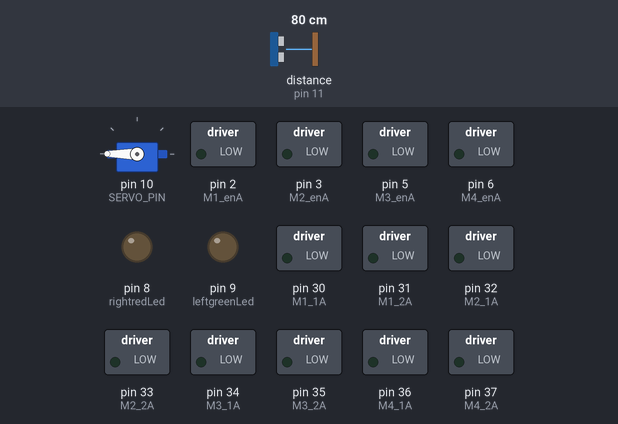
Bench run of a sketch on a simulated Arduino Mega 2560, built with avr-gcc and run on an emulated ATmega2560. On the bench: servo, switched loads named in the sketch (green lamp = pin HIGH), output pins drawn as LEDs (lit = HIGH). Wiring (inferred from the names in the program): ultrasonic range finder: trigger pin 12; echo pin 11. The inputs (shaded band) are chosen by the test bench; at power-on: distance to the obstacle (sensor on pin 11) 80 cm. The echo pulse lasts 58.3 µs per cm; pins used as bus, display or sensor lines are not drawn; what the sketch prints to the serial monitor is not drawn.

Above: at 1.7 s.
1.8 s: distance to the obstacle (sensor on pin 11) set to 56 cm
4.5 s: distance to the obstacle (sensor on pin 11) set to 45 cm
At 6.1 s:
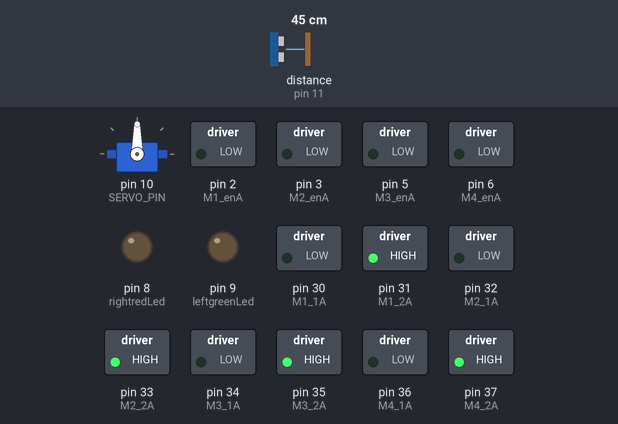
7.7 s: distance to the obstacle (sensor on pin 11) set to 60 cm
At 10.8 s:
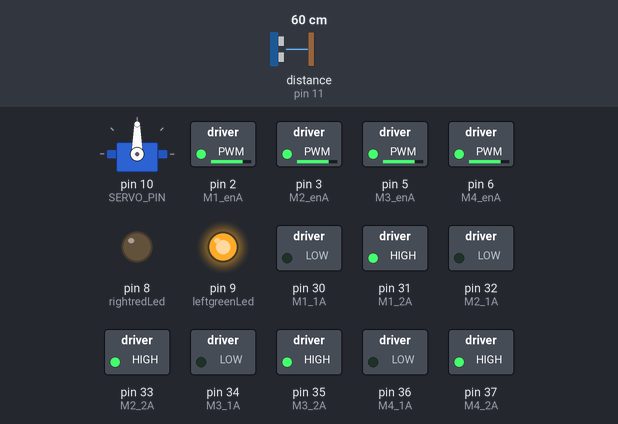
10.9 s: distance to the obstacle (sensor on pin 11) set to 2 cm
At 11.28 s:
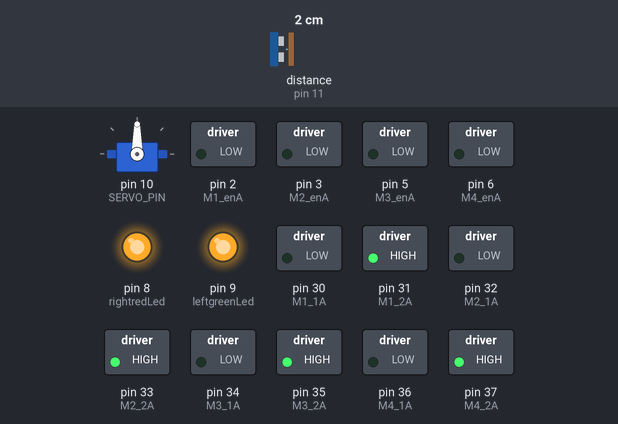
Timing chart, 0 to 15.1 s (numbered marks = the images above; inputs shaded):
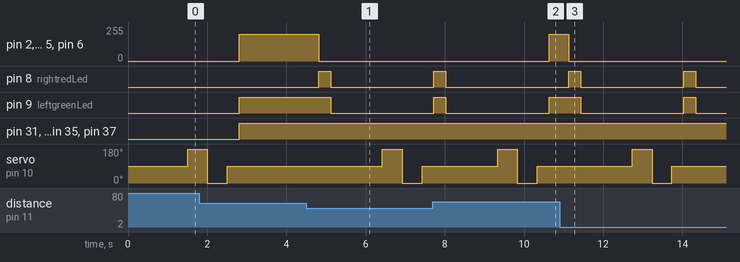

Measured:
- the behaviour switches between 51 and 50 cm on distance to the obstacle (sensor on pin 11) (found by bisection; images 0 and 1)
- after the input at 4.5 s, pin 2 (M1_enA), pin 3 (M2_enA), pin 5 (M3_enA), pin 6 (M4_enA): 200/255 → 0/255 after 0.32 s; pin 8 (rightredLed): LOW → HIGH after 0.32 s, → LOW 0.30 s later; pin 9 (leftgreenLed): HIGH → LOW after 0.62 s; servo on pin 10 (SERVO_PIN): 90° → 180° after 1.9 s, → 0° 0.50 s later, → 90° 0.50 s later
- after the input at 7.7 s, pin 2 (M1_enA), pin 3 (M2_enA), pin 5 (M3_enA), pin 6 (M4_enA): 0/255 → 200/255 after 2.9 s
- after the input at 10.9 s, pin 2 (M1_enA), pin 3 (M2_enA): 200/255 → 0/255 after 0.23 s

The sketch:

Ultrasonic_ServoObstacleAvoidance.ino
```cpp
#include <SharpIR.h>   // Library for Sharp IR sensor (not used directly in this sketch but included)
#include <Servo.h>     // Library to control the servo motor

// Variables for ultrasonic sensor measurements
long duration;           // Stores time for ultrasonic echo pulse
float duration_f;        // Floating-point version of duration
float distance_cm;       // Distance calculated in centimeters

// Define pins
#define SERVO_PIN 10        // Servo motor pin
#define MAX_DISTANCE 200    // Max distance (cm) for ultrasonic sensing
#define STOP_DISTANCE 50    // Stop robot if obstacle is closer than this

Servo myservo;   // Create Servo object to control the scanning servo

// LED indicators
const int leftgreenLed = 9;   // Green LED pin
const int rightredLed = 8;    // Red LED pin

// Ultrasonic sensor pins
const int trigPin = 12;       // Ultrasonic trigger pin
const int echoPin = 11;       // Ultrasonic echo pin

// Motor driver pins for 4 motors (M1, M2, M3, M4)
int M1_enA = 2;  int M1_1A = 30;  int M1_2A = 31;
int M2_enA = 3;  int M2_1A = 32;  int M2_2A = 33;
int M3_enA = 5;  int M3_1A = 34;  int M3_2A = 35;
int M4_enA = 6;  int M4_1A = 36;  int M4_2A = 37;

int pos;              // Current servo position
int previous_pos;     // Previous servo position (not used here but declared)

// Timing and logic flags
unsigned long startTime = 0;
bool obstacleDetected = false;
bool initialScanDone = false;

void setup() {
  Serial.begin(9600);       // Initialize serial monitor
  pinMode(trigPin, OUTPUT);
  pinMode(echoPin, INPUT);

  myservo.attach(SERVO_PIN);   // Attach servo to pin
  delay(500);

  // Set motor driver pins as outputs
  pinMode(M1_enA, OUTPUT); pinMode(M1_1A, OUTPUT); pinMode(M1_2A, OUTPUT);
  pinMode(M2_enA, OUTPUT); pinMode(M2_1A, OUTPUT); pinMode(M2_2A, OUTPUT);
  pinMode(M3_enA, OUTPUT); pinMode(M3_1A, OUTPUT); pinMode(M3_2A, OUTPUT);
  pinMode(M4_enA, OUTPUT); pinMode(M4_1A, OUTPUT); pinMode(M4_2A, OUTPUT);

  // LED indicators as outputs
  pinMode(leftgreenLed, OUTPUT);
  pinMode(rightredLed, OUTPUT);
}

void loop() {
  // Trigger ultrasonic pulse
  delay(500);
  digitalWrite(trigPin, LOW);
  delayMicroseconds(2);
  digitalWrite(trigPin, HIGH);
  delayMicroseconds(10);
  digitalWrite(trigPin, LOW);

  // Measure echo pulse duration
  duration = pulseIn(echoPin, HIGH);
  duration_f = duration * 1.0;
  distance_cm = duration * 0.0343 / 2;  // Convert to cm

  // Perform initial scanning sweep with servo
  if (!initialScanDone) {
    Serial.println("Performing obstacle scan...");

    pos = 90; myservo.write(pos); delay(500);
    Serial.print("\n current position = "); Serial.print(pos);

    pos = 180; myservo.write(pos); delay(500);
    Serial.print("\n current position = "); Serial.print(pos);

    pos = 0; myservo.write(pos); delay(500);
    Serial.print("\n current position = "); Serial.print(pos);

    pos = 90; myservo.write(pos); delay(300);  // Return to center
    initialScanDone = true;
  }

  // If path is clear, move forward
  if (distance_cm > STOP_DISTANCE && initialScanDone) {
    Serial.println("ready");
    digitalWrite(leftgreenLed, HIGH);   // Green LED = path clear
    forward();
  }

  // If obstacle detected, stop and blink LEDs
  if (distance_cm < STOP_DISTANCE && initialScanDone) {
    Serial.println("Obstacle DETECTED");
    stop();

    // Blink red + green LEDs as a warning
    digitalWrite(rightredLed, HIGH);
    digitalWrite(leftgreenLed, HIGH);
    delay(300);
    digitalWrite(rightredLed, LOW);
    digitalWrite(leftgreenLed, LOW);
    delay(300);

    initialScanDone = false;   // Restart scan
  }
}

// Motor control functions
void stop() {
  analogWrite(2, 0);
  analogWrite(3, 0);
  analogWrite(5, 0);
  analogWrite(6, 0);
}

// Turn left
void Left() {
  analogWrite(2, 200); analogWrite(3, 200);
  analogWrite(5, 200); analogWrite(6, 200);
  digitalWrite(M1_1A, LOW); digitalWrite(M1_2A, HIGH);
  digitalWrite(M2_1A, HIGH); digitalWrite(M2_2A, LOW);
  digitalWrite(M3_1A, LOW); digitalWrite(M3_2A, HIGH);
  digitalWrite(M4_1A, HIGH); digitalWrite(M4_2A, LOW);
}

// Turn right
void right() {
  analogWrite(2, 200); analogWrite(3, 200);
  analogWrite(5, 200); analogWrite(6, 200);
  digitalWrite(M1_1A, HIGH); digitalWrite(M1_2A, LOW);
  digitalWrite(M2_1A, LOW);  digitalWrite(M2_2A, HIGH);
  digitalWrite(M3_1A, HIGH); digitalWrite(M3_2A, LOW);
  digitalWrite(M4_1A, LOW);  digitalWrite(M4_2A, HIGH);
}

// Move forward
void forward() {
  analogWrite(2, 200); analogWrite(3, 200);
  analogWrite(5, 200); analogWrite(6, 200);
  digitalWrite(M1_1A, LOW); digitalWrite(M1_2A, HIGH);
  digitalWrite(M2_1A, LOW); digitalWrite(M2_2A, HIGH);
  digitalWrite(M3_1A, LOW); digitalWrite(M3_2A, HIGH);
  digitalWrite(M4_1A, LOW); digitalWrite(M4_2A, HIGH);
}
```
